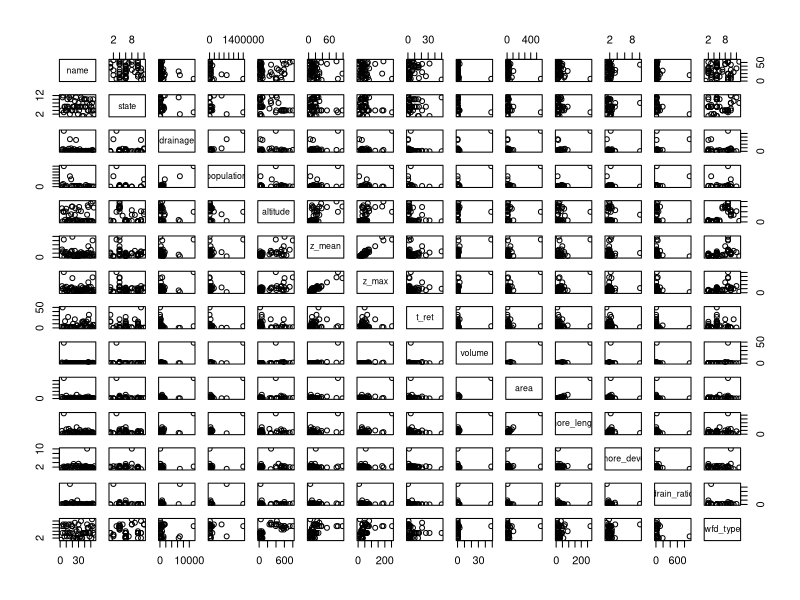
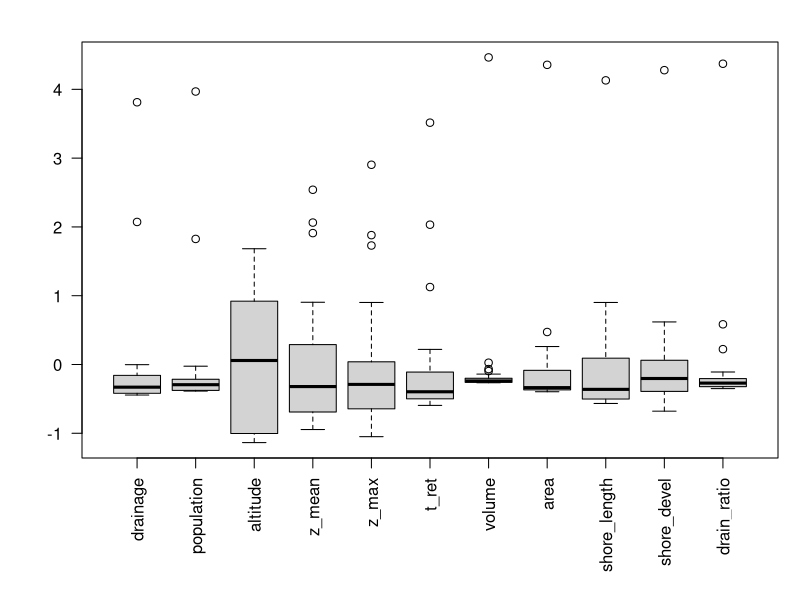
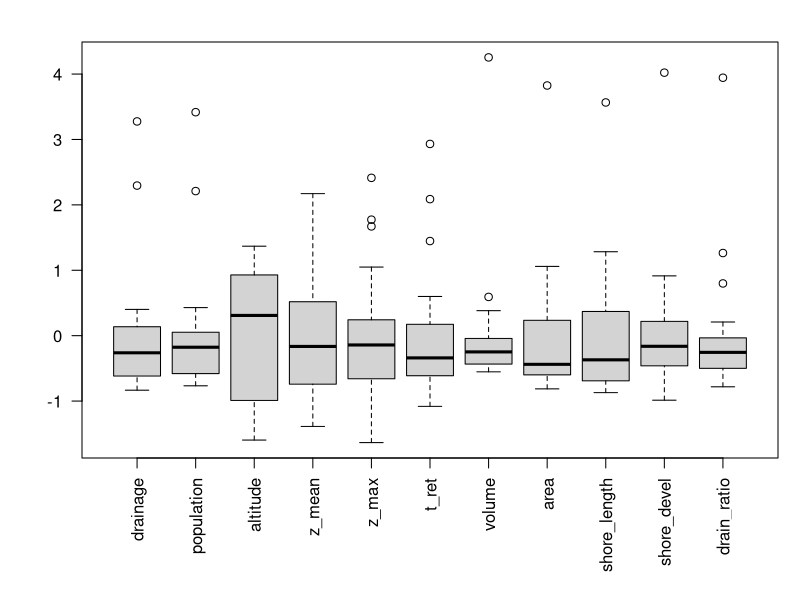
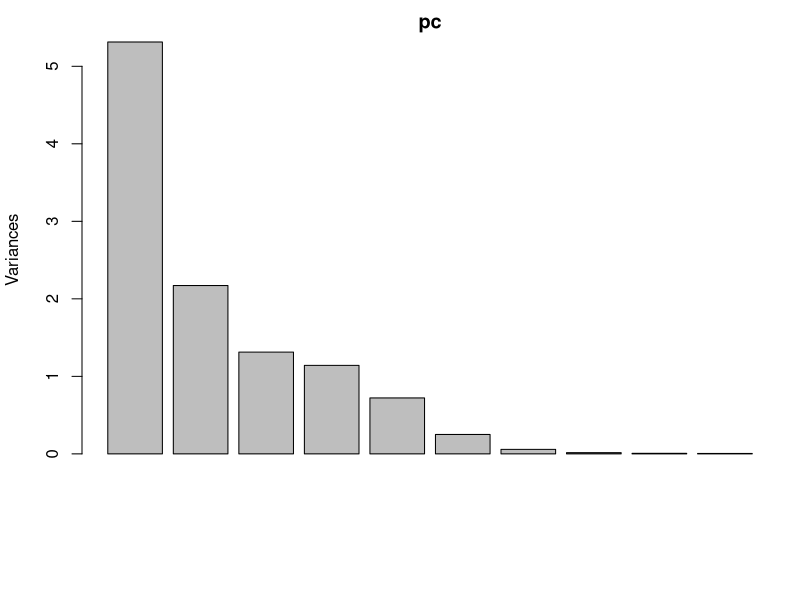
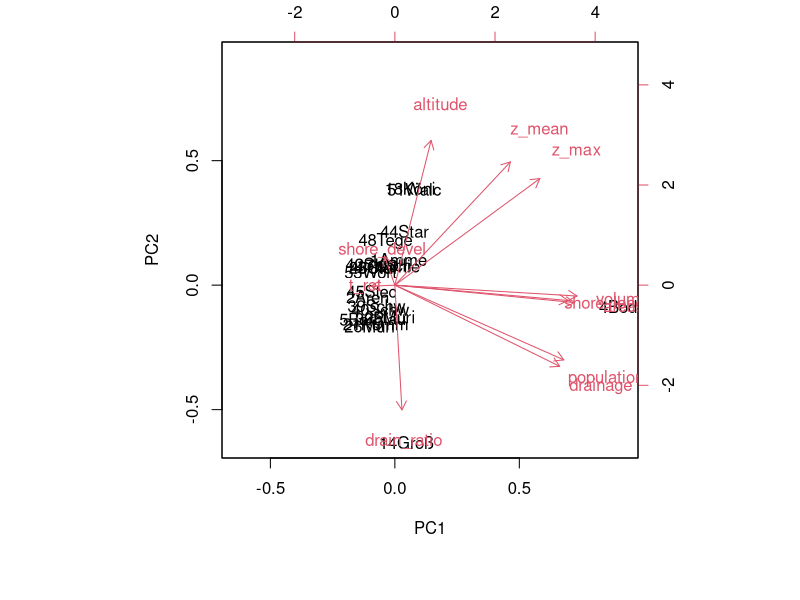
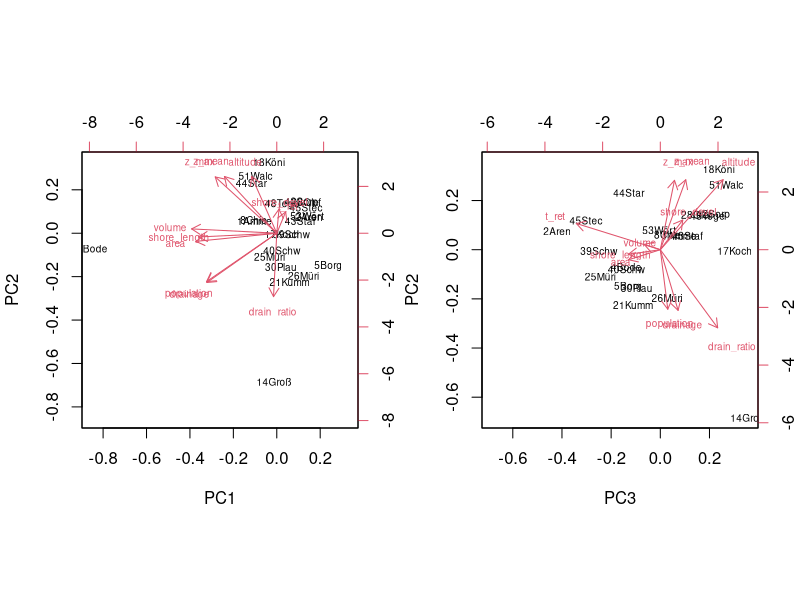
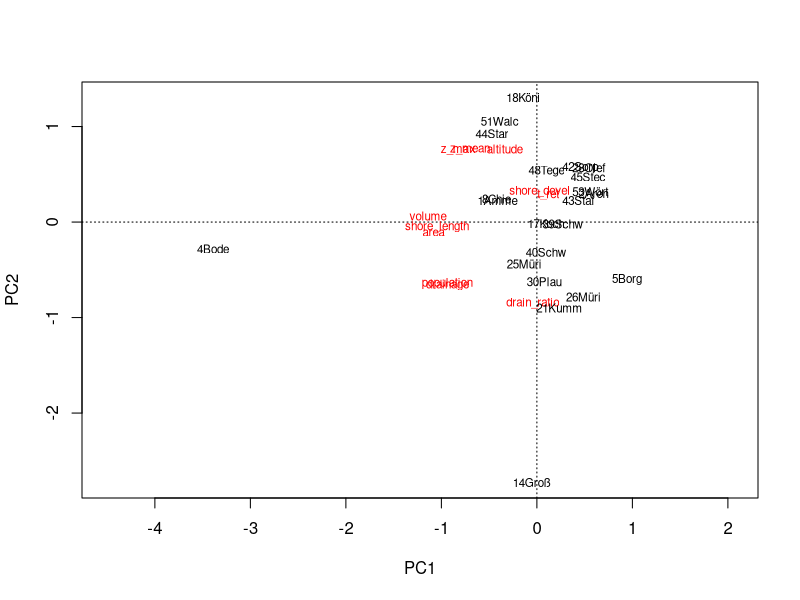
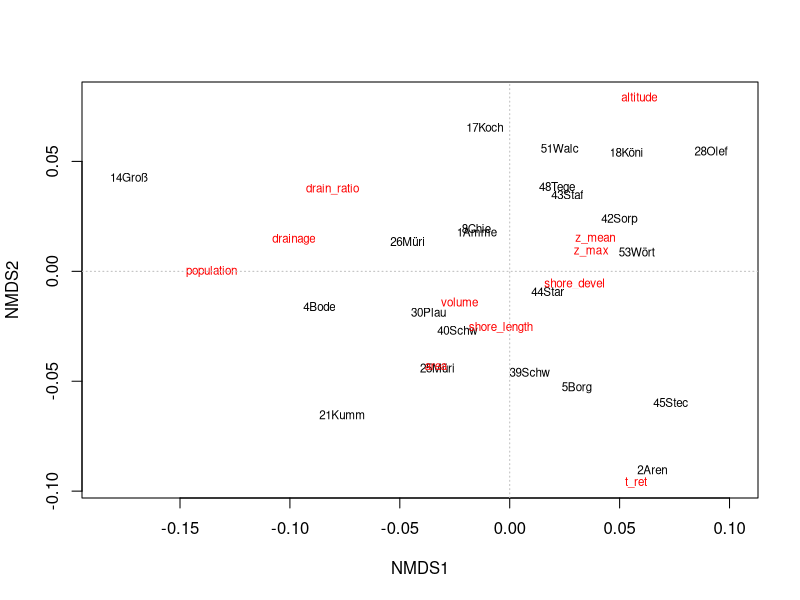

These figures' R source, in order:
## ---- chunk 1
## this code chunk sets some technical details, it is not shown to the user
library("readxl")
library("vegan")
library("knitr")
#knitr::opts_chunk$set(echo = TRUE, eval=FALSE)
knitr::opts_chunk$set(echo = TRUE, eval=TRUE)
#setupKnitr(autoprint = TRUE)
## ---- chunk 2
library("readxl") # read Excel files directly
lakes <- as.data.frame(
  read_excel("../data/3_tab_kenndaten-ausgew-seen-d_2021-04-08.xlsx", sheet="Tabelle1", skip=3)
)
names(lakes) <- c("name", "state", "drainage", "population", "altitude", 
                  "z_mean", "z_max", "t_ret", "volume", "area", "shore_length", 
                  "shore_devel", "drain_ratio", "wfd_type")
str(lakes)
## ---- chunk 3
plot(lakes)
## ---- chunk 4
benthos <- read.csv("../data/gauernitz.csv") 
kable(benthos[-(2:4)])
## ---- chunk 5
library("readxl") # read Excel files directly
library("vegan")  # multivariate statistics in ecology
lakes <- as.data.frame(
  read_excel("../data/3_tab_kenndaten-ausgew-seen-d_2021-04-08.xlsx", sheet="Tabelle1", skip=3)
)
names(lakes) <- c("name", "state", "drainage", "population", "altitude", 
                  "z_mean", "z_max", "t_ret", "volume", "area", "shore_length", 
                  "shore_devel", "drain_ratio", "wfd_type")
rownames(lakes) <- paste0(1:nrow(lakes), substr(lakes$name, 1, 4))
## ---- chunk 6
valid_columns <- c("drainage", "population", "altitude", "z_mean",
                   "z_max", "t_ret", "volume", "area", "shore_length", 
                   "shore_devel", "drain_ratio")

#valid_columns <- c("drainage", "altitude", "z_mean",
#                   "z_max", "t_ret", "volume", "area", "shore_length", 
#                   "shore_devel","drain_ratio")
dat <- lakes[valid_columns]
dat <- na.omit(dat)
## ---- chunk 7
par(mfrow = c(1, 1))
par(mar = c(7, 4, 2, 1) + .1)
boxplot(scale(dat), las = 2)
dat$altitude <- ifelse(dat$altitude < 0, 0, dat$altitude)
boxplot(scale(sqrt(dat)), las=2)
## ---- chunk 8
pc <- prcomp(scale(dat))
summary(pc)
plot(pc)
biplot(pc)
## ---- chunk 9
dat2 <- sqrt(dat)
pc2 <- prcomp(scale(dat2))
summary(pc2)
## ---- chunk 10
par(mfrow=c(1,2))
par(mar=c(5, 4, 4, 2) + 0.1)
biplot(pc2, cex=0.6)
biplot(pc2, cex=0.6, choices=c(3, 2))
## ---- chunk 11
par(mfrow=c(1,1))
pc3 <- rda(dat2, scale = TRUE)
pc3
#summary(pc3)
plot(pc3)
## ---- chunk 12
md <- metaMDS(dat2, scale = TRUE, distance = "euclid")
plot(md, type="text")
abline(h=0, col="grey", lty="dotted")
abline(v=0, col="grey", lty="dotted")
## ---- chunk 13
par(mfrow=c(2,1))
hc <- hclust(dist(scale(dat2)), method="complete") # the default
plot(hc)

hc2 <- hclust(dist(scale(dat2)), method="ward.D2")
plot(hc2)
## ---- chunk 14
plot(hc, hang = -1)
rect.hclust(hc, 5)
grp <- cutree(hc, 5)
# grp                  # can be used to show the groups
plot(md, type = "n")
text(md$points, row.names(dat2), col = grp)
